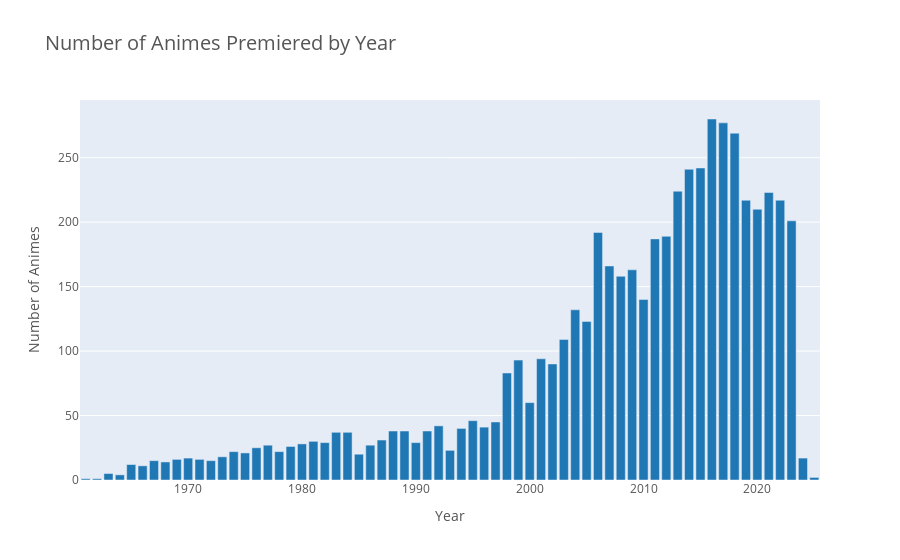

Write notebook code for a chart like this one.
### Code cell
# Filter out None values from premiered_Year
filtered_premiered_year = premiered_Year.dropna()

# Count the occurrences of each year
year_counts = filtered_premiered_year.value_counts()

# Sort the years in ascending order
sorted_years = sorted(year_counts.index)

# Create the bar plot
fig = go.Figure(data=go.Bar(
    x=sorted_years,
    y=year_counts[sorted_years],
    marker=dict(color='#1f77b4'),  # Set the color of the bars
))

# Set the title and axis labels
fig.update_layout(
    title='Number of Animes Premiered by Year',
    xaxis_title='Year',
    yaxis_title='Number of Animes',
    title_font=dict(size=20),
    font=dict(size=12, color='#555555')
)

fig.show()

### Figure 1 — Plotly figure (JSON) as saved in the notebook; plotly's stock layout.template omitted (floating-point values rounded to 4 significant figures)
{"data": [{"marker": {"color": "#1f77b4"}, "type": "bar", "x": [1961, 1962, 1963, 1964, 1965, 1966, 1967, 1968, 1969, 1970, 1971, 1972, 1973, 1974, 1975, 1976, 1977, 1978, 1979, 1980, 1981, 1982, 1983, 1984, 1985, 1986, 1987, 1988, 1989, 1990, 1991, 1992, 1993, 1994, 1995, 1996, 1997, 1998, 1999, 2000, 2001, 2002, 2003, 2004, 2005, 2006, 2007, 2008, 2009, 2010, 2011, 2012, 2013, 2014, 2015, 2016, 2017, 2018, 2019, 2020, 2021, 2022, 2023, 2024, 2025], "y": [1, 1, 5, 4, 12, 11, 15, 14, 16, 17, 16, 15, 18, 22, 21, 25, 27, 22, 26, 28, 30, 29, 37, 37, 20, 27, 31, 38, 38, 29, 38, 42, 23, 40, 46, 41, 45, 83, 93, 60, 94, 90, 109, 132, 123, 192, 166, 158, 163, 140, 187, 189, 224, 241, 242, 280, 277, 269, 217, 210, 223, 217, 201, 17, 2]}], "layout": {"font": {"color": "#555555", "size": 12}, "title": {"font": {"size": 20}, "text": "Number of Animes Premiered by Year"}, "xaxis": {"title": {"text": "Year"}}, "yaxis": {"title": {"text": "Number of Animes"}}}}
